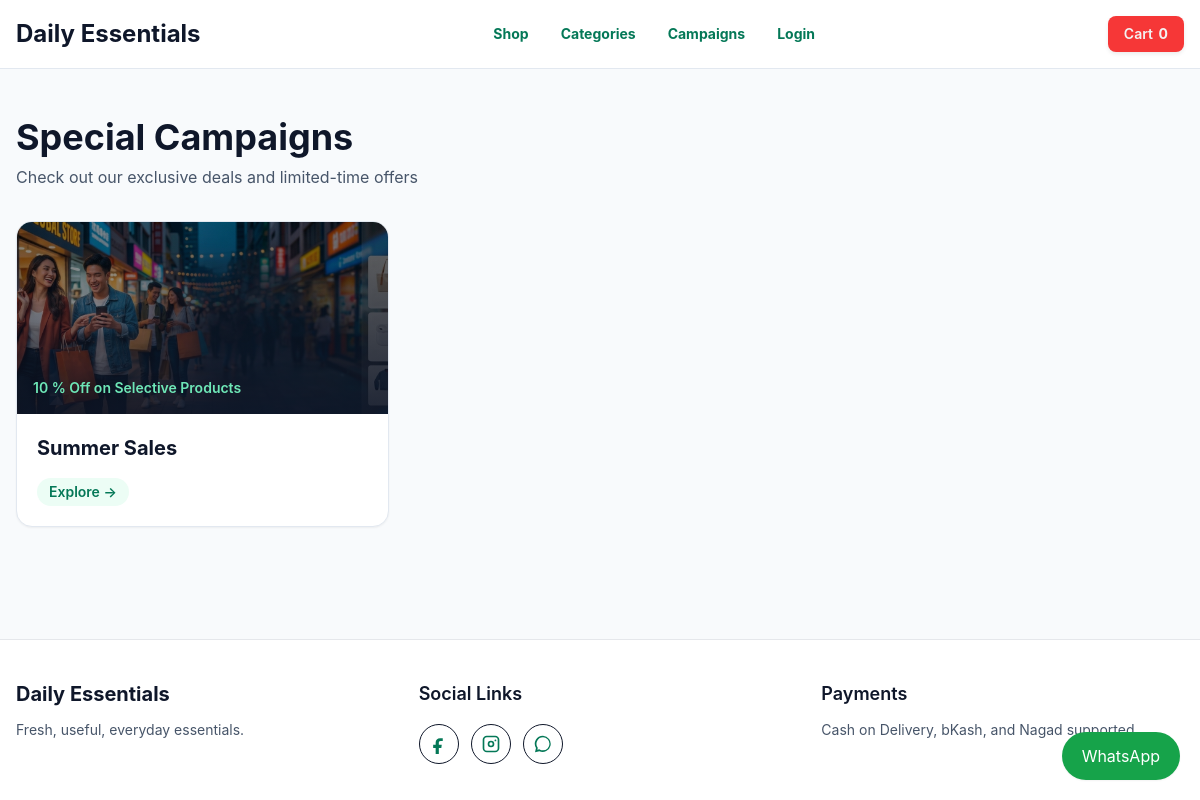
Before: /campaigns/ with the older database file.
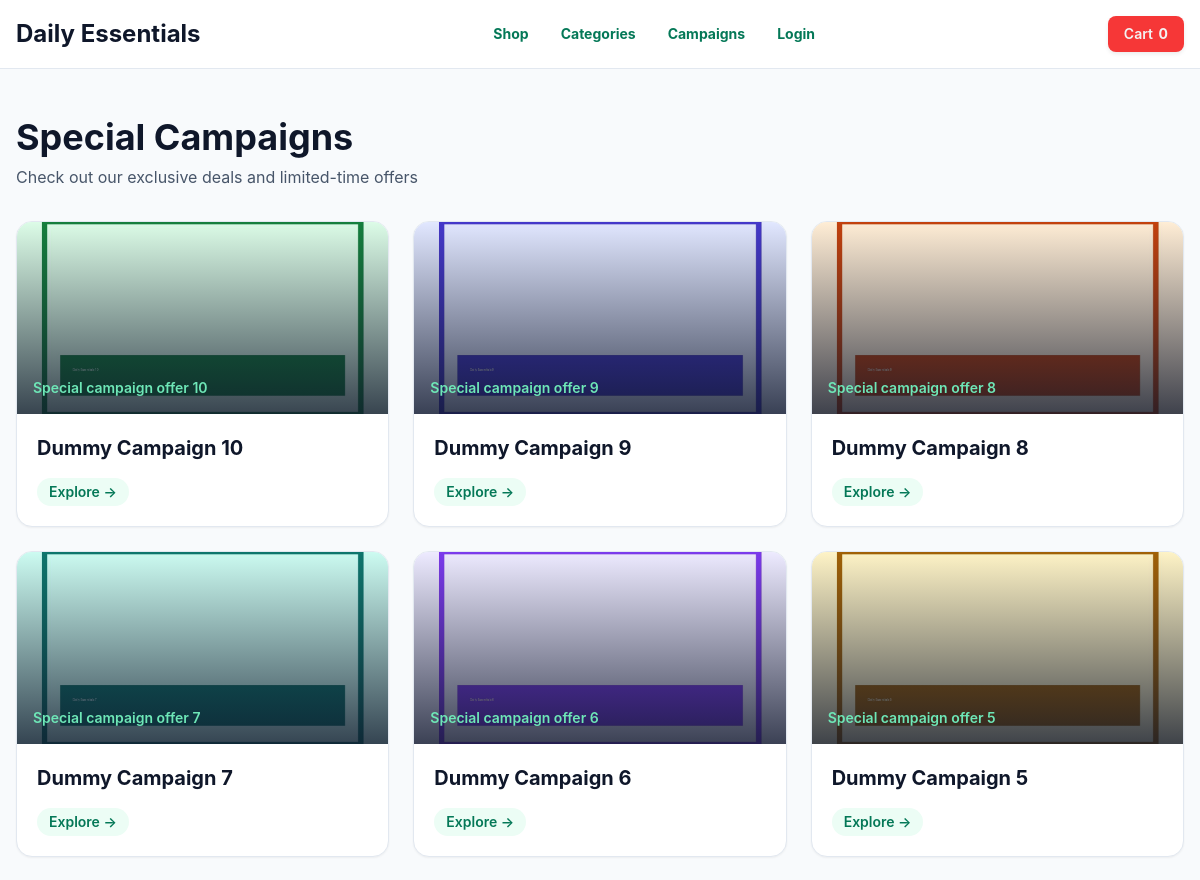
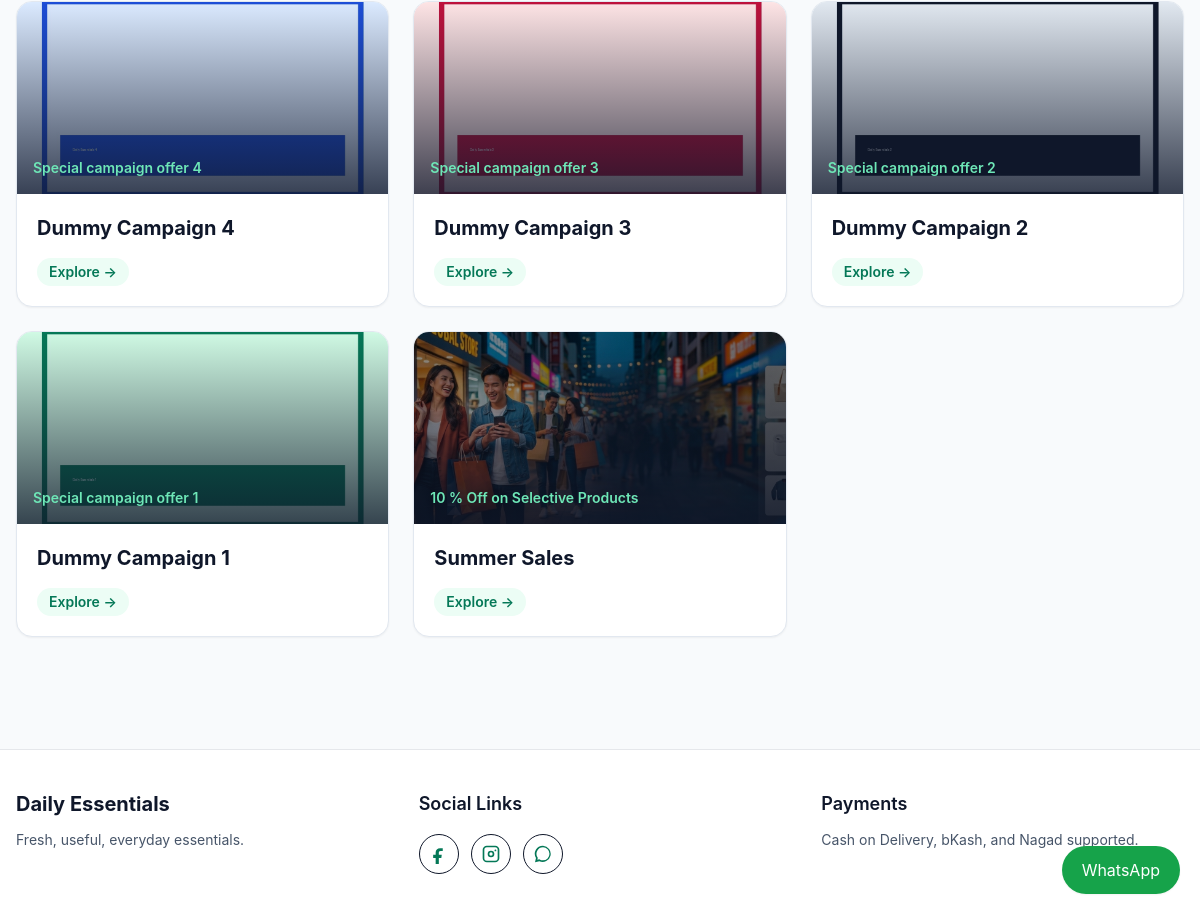
After: the same page with the newer database file (2 pictures, top to bottom).
### campaigns/models.py (models this page shows, shortened)
class Campaign(SEOFields):
    title = models.CharField(max_length=160)
    slug = models.SlugField(unique=True)
    banner_image = models.ImageField(
        upload_to="campaigns/",
        blank=True,
        null=True,
        help_text="Recommended: JPG, PNG, or WebP. Use a wide campaign banner around 1920x700px.",
    )
    offer_text = models.CharField(max_length=220, blank=True)
    discount_percentage = models.PositiveIntegerField(
        default=0,
        validators=[MinValueValidator(0), MaxValueValidator(100)],
        help_text="Optional numeric discount badge shown on assigned product images. Example: enter 10 for 10% OFF.",
    )
    products = models.ManyToManyField(Product, blank=True, related_name="campaigns")
    is_active = models.BooleanField(default=True)
    starts_at = models.DateTimeField(blank=True, null=True)
    ends_at = models.DateTimeField(blank=True, null=True)
    created_at = models.DateTimeField(auto_now_add=True)
    class Meta:
        ordering = ["-created_at"]
    def get_absolute_url(self):
        return reverse("campaigns:detail", args=[self.slug])

### campaigns/views.py (the view)
# urls.py: path("", views.campaign_list, name="list"),
def campaign_list(request):
    campaigns = Campaign.objects.filter(is_active=True).prefetch_related("products")
    return render(request, "campaigns/campaign_list.html", {"campaigns": campaigns, "page_title": "Campaigns"})

### cart/cart.py (called while the page is built, shortened)
    def __iter__(self):
        product_ids = [item.get("product_id", key.split(":")[0]) for key, item in self.cart.items()]
        products = Product.objects.filter(id__in=product_ids)
        product_map = {str(product.id): product for product in products}

    def __len__(self):
        return sum(item["quantity"] for item in self.cart.values())

    def total(self):
        return sum((item["line_total"] for item in self), Decimal("0.00"))

### cart/context_processors.py (called while the page is built)
def cart_summary(request):
    cart = Cart(request)
    return {"cart_item_count": len(cart), "cart_total": cart.total()}

### templates/campaigns/campaign_list.html
{% extends "base.html" %}
{% block content %}
<section class="mx-auto max-w-7xl px-4 py-12">
  <div class="mb-8">
    <h1 class="text-4xl font-bold">Special Campaigns</h1>
    <p class="mt-2 text-slate-600">Check out our exclusive deals and limited-time offers</p>
  </div>
  <div class="grid gap-6 md:grid-cols-2 lg:grid-cols-3">
    {% for campaign in campaigns %}
      <a href="{{ campaign.get_absolute_url }}" class="group overflow-hidden rounded-2xl border border-slate-200 bg-white shadow-sm transition hover:shadow-lg hover:border-emerald-400">
        <div class="relative h-48 overflow-hidden bg-slate-100">
          {% if campaign.banner_image %}<img src="{{ campaign.banner_image.url }}" alt="{{ campaign.title }}" class="h-full w-full object-cover transition duration-300 group-hover:scale-110">{% endif %}
          <div class="absolute inset-0 bg-gradient-to-t from-slate-900/80 to-transparent"></div>
          <div class="absolute bottom-0 left-0 right-0 p-4 text-white">
            <p class="text-sm font-semibold text-emerald-300">{{ campaign.offer_text }}</p>
          </div>
        </div>
        <div class="p-5">
          <h2 class="text-xl font-bold text-slate-900">{{ campaign.title }}</h2>
          <div class="mt-4 inline-block rounded-full bg-emerald-50 px-3 py-1 text-sm font-semibold text-emerald-700">Explore →</div>
        </div>
      </a>
    {% empty %}
      <div class="col-span-full rounded-lg border border-slate-200 bg-slate-50 py-12 text-center">
        <p class="text-slate-600">No active campaigns at the moment. Check back soon!</p>
      </div>
    {% endfor %}
  </div>
</section>
{% endblock %}

Changed rows visible on the page:
added Campaign: banner_image (placeholder picture), offer_text "Special campaign offer 10", title "Dummy Campaign 10"
added Campaign: banner_image (placeholder picture), offer_text "Special campaign offer 9", title "Dummy Campaign 9"
added Campaign: banner_image (placeholder picture), offer_text "Special campaign offer 8", title "Dummy Campaign 8"
added Campaign: banner_image (placeholder picture), offer_text "Special campaign offer 7", title "Dummy Campaign 7"
added Campaign: banner_image (placeholder picture), offer_text "Special campaign offer 6", title "Dummy Campaign 6"
added Campaign: banner_image (placeholder picture), offer_text "Special campaign offer 5", title "Dummy Campaign 5"
added Campaign: banner_image (placeholder picture), offer_text "Special campaign offer 4", title "Dummy Campaign 4"
added Campaign: banner_image (placeholder picture), offer_text "Special campaign offer 3", title "Dummy Campaign 3"
added Campaign: banner_image (placeholder picture), offer_text "Special campaign offer 2", title "Dummy Campaign 2"
added Campaign: banner_image (placeholder picture), offer_text "Special campaign offer 1", title "Dummy Campaign 1"
